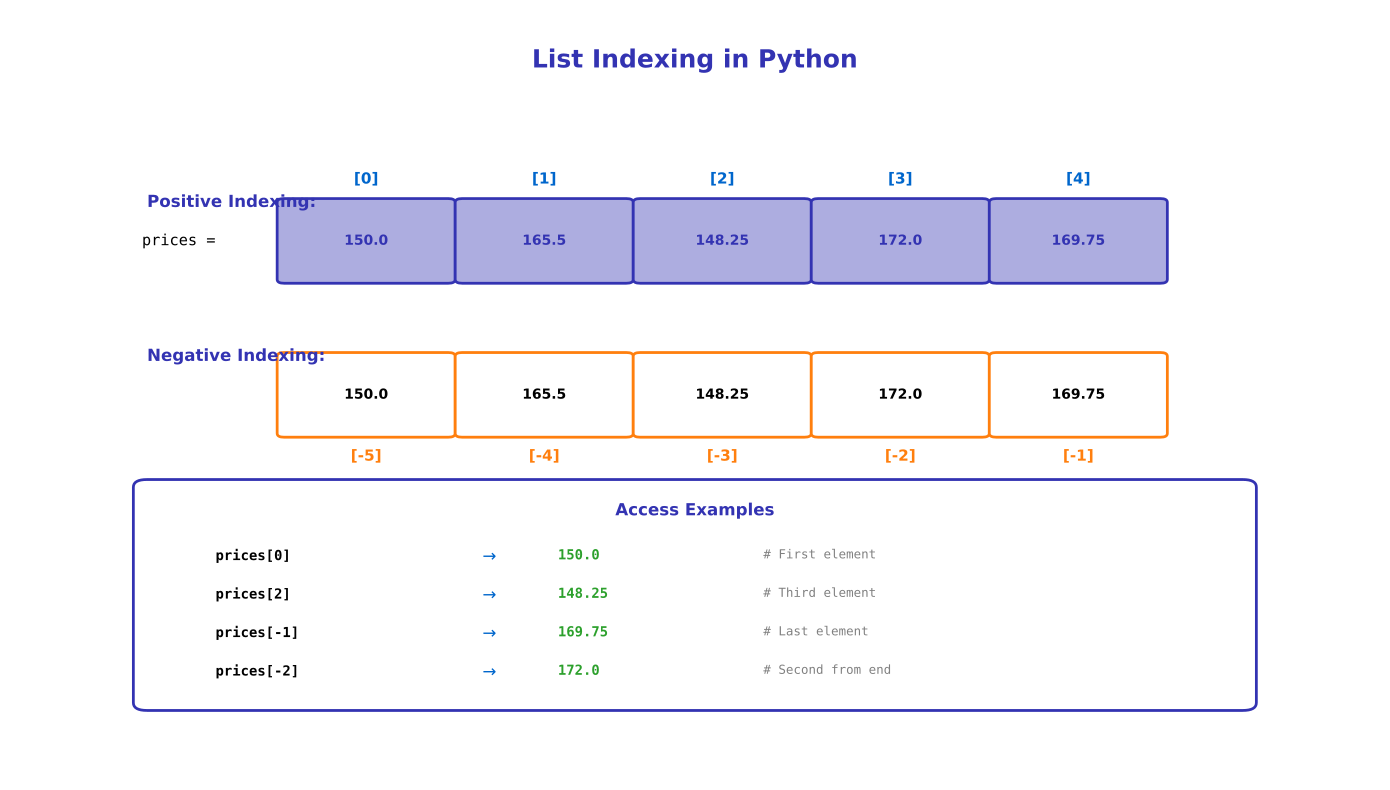

Write the Python code that produced this figure.
"""Generated chart with course color palette"""
import matplotlib.pyplot as plt
import matplotlib.patches as patches
from matplotlib.patches import FancyBboxPatch, Rectangle, Circle, FancyArrowPatch, Wedge
import numpy as np
import pandas as pd
import seaborn as sns
from pathlib import Path

# Standard matplotlib configuration
plt.rcParams.update({
    'font.size': 10,
    'axes.labelsize': 10,
    'axes.titlesize': 11,
    'xtick.labelsize': 9,
    'ytick.labelsize': 9,
    'legend.fontsize': 9,
    'figure.figsize': (10, 6),
    'figure.dpi': 150
})

# Course colors
MLPURPLE = '#3333B2'
MLLAVENDER = '#ADADE0'
MLBLUE = '#0066CC'
MLORANGE = '#FF7F0E'
MLGREEN = '#2CA02C'
MLRED = '#D62728'

# Map old colors to course colors
COLOR_PRIMARY = MLPURPLE
COLOR_SECONDARY = MLPURPLE
COLOR_ACCENT = MLBLUE
COLOR_LIGHT = MLLAVENDER
COLOR_GREEN = MLGREEN
COLOR_ORANGE = MLORANGE
COLOR_RED = MLRED


fig, ax = plt.subplots(figsize=(14, 8))
ax.set_xlim(0, 10)
ax.set_ylim(0, 10)
ax.axis('off')

ax.text(5, 9.5, 'List Indexing in Python', ha='center', va='top',
        fontsize=18, fontweight='bold', color=COLOR_SECONDARY)

# List representation
prices = [150.00, 165.50, 148.25, 172.00, 169.75]
n = len(prices)
box_width = 1.3
start_x = 2.0

# Positive indices (top)
ax.text(1.0, 7.5, 'Positive Indexing:', ha='left', va='center',
        fontsize=12, fontweight='bold', color=COLOR_PRIMARY)

for i, price in enumerate(prices):
    x = start_x + i * box_width
    # Box
    box = FancyBboxPatch((x, 6.5), box_width-0.1, 1, boxstyle="round,pad=0.05",
                         edgecolor=COLOR_PRIMARY, facecolor=COLOR_LIGHT, linewidth=2)
    ax.add_patch(box)
    ax.text(x + (box_width-0.1)/2, 7.0, f'{price}', ha='center', va='center',
            fontsize=10, fontweight='bold', color=COLOR_SECONDARY)

    # Index label (top)
    ax.text(x + (box_width-0.1)/2, 7.8, f'[{i}]', ha='center', va='center',
            fontsize=11, fontweight='bold', color=COLOR_ACCENT)

# Variable name
ax.text(start_x - 0.5, 7.0, 'prices =', ha='right', va='center',
        fontsize=11, family='monospace', color='black')

# Negative indices (bottom)
ax.text(1.0, 5.5, 'Negative Indexing:', ha='left', va='center',
        fontsize=12, fontweight='bold', color=COLOR_PRIMARY)

for i, price in enumerate(prices):
    x = start_x + i * box_width
    # Box
    box = FancyBboxPatch((x, 4.5), box_width-0.1, 1, boxstyle="round,pad=0.05",
                         edgecolor=COLOR_ORANGE, facecolor='white', linewidth=2)
    ax.add_patch(box)
    ax.text(x + (box_width-0.1)/2, 5.0, f'{price}', ha='center', va='center',
            fontsize=10, fontweight='bold', color='black')

    # Index label (bottom)
    neg_idx = i - n
    ax.text(x + (box_width-0.1)/2, 4.2, f'[{neg_idx}]', ha='center', va='center',
            fontsize=11, fontweight='bold', color=COLOR_ORANGE)

# Examples
examples_box = FancyBboxPatch((1.0, 1.0), 8, 2.8, boxstyle="round,pad=0.1",
                              edgecolor=COLOR_SECONDARY, facecolor='white', linewidth=2)
ax.add_patch(examples_box)
ax.text(5, 3.6, 'Access Examples', ha='center', va='top',
        fontsize=12, fontweight='bold', color=COLOR_SECONDARY)

examples = [
    ('prices[0]', '150.0', 'First element'),
    ('prices[2]', '148.25', 'Third element'),
    ('prices[-1]', '169.75', 'Last element'),
    ('prices[-2]', '172.0', 'Second from end'),
]

y_pos = 3.0
for code, result, desc in examples:
    ax.text(1.5, y_pos, code, ha='left', va='top',
            fontsize=10, family='monospace', color='black', fontweight='bold')
    ax.text(3.5, y_pos, '→', ha='center', va='top',
            fontsize=12, color=COLOR_ACCENT)
    ax.text(4.0, y_pos, result, ha='left', va='top',
            fontsize=10, family='monospace', color=COLOR_GREEN, fontweight='bold')
    ax.text(5.5, y_pos, f'# {desc}', ha='left', va='top',
            fontsize=9, family='monospace', color='#808080')
    y_pos -= 0.5

plt.tight_layout()
plt.savefig('chart.pdf', dpi=300, bbox_inches='tight')
plt.close()
